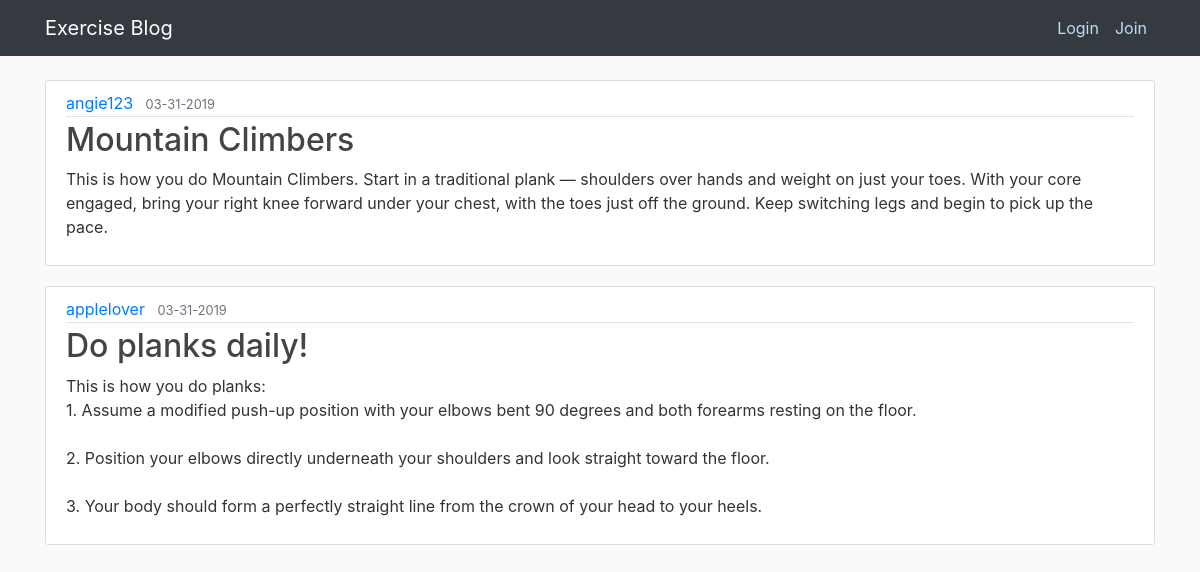
Page /home on the earlier database version.
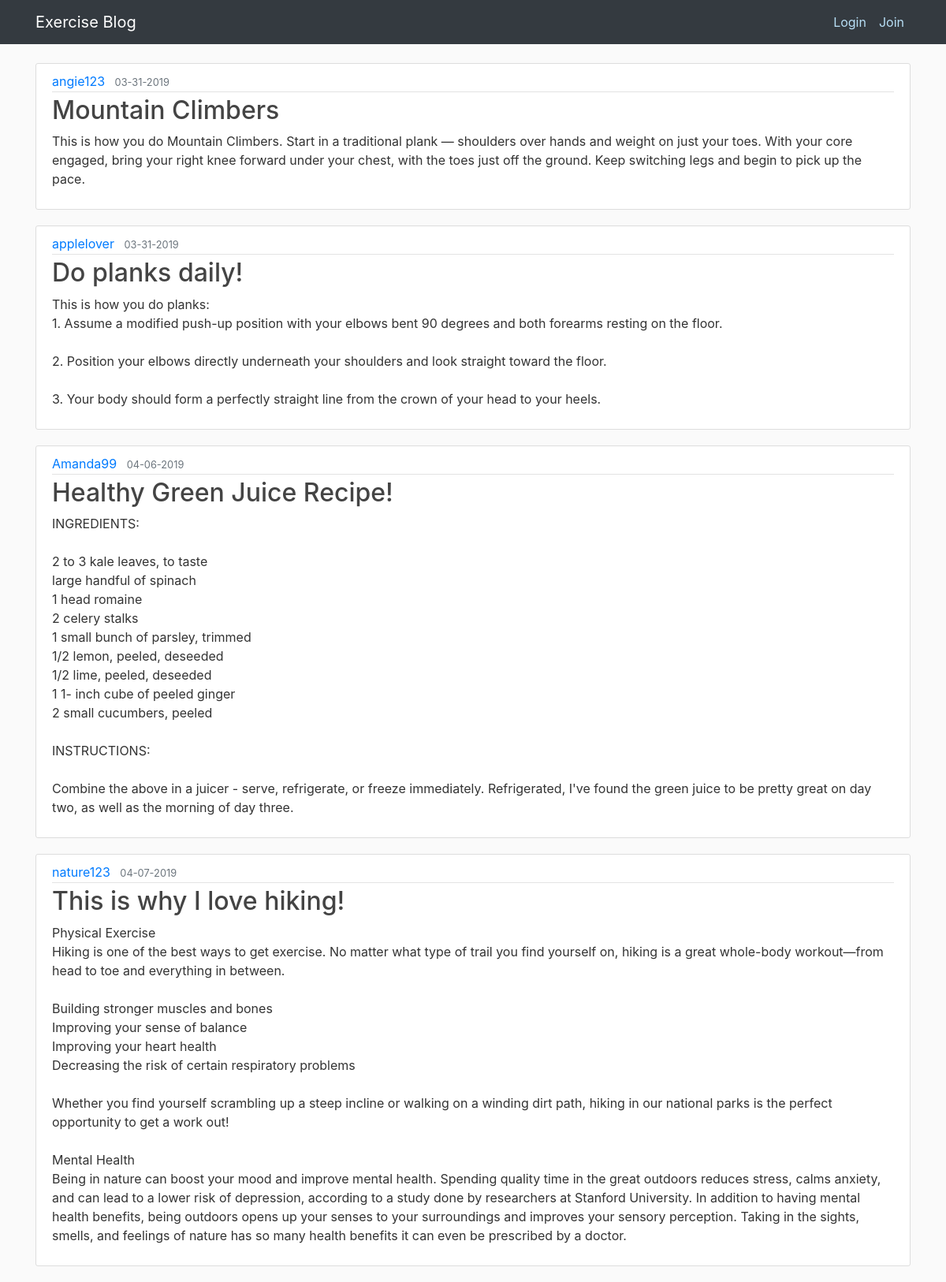
Same page on the later database version.
### flaskblog/models.py (models this page shows, shortened)
class Post(db.Model):
    id = db.Column(db.Integer, primary_key=True)
    title = db.Column(db.String(100), nullable=False)
    date_posted = db.Column(db.DateTime, nullable=False, default=datetime.utcnow)
    content = db.Column(db.Text, nullable=False)
    user_id = db.Column(db.Integer, db.ForeignKey('user.id'), nullable=False)

class User(db.Model, UserMixin):
	id = db.Column(db.Integer, primary_key=True)
	username = db.Column(db.String(20), unique=True, nullable=False)
	email = db.Column(db.String(80), unique=True, nullable=False)
	password = db.Column(db.String(20), nullable=False)
	posts = db.relationship('Post', backref='author', lazy=True)

### flaskblog/routes.py (the view)
@app.route("/")
@app.route("/home")
def home():
	posts = Post.query.all()
	return render_template ('home.html', posts=posts)

### flaskblog/templates/home.html
{% extends "layout.html" %}
{% block content %}
	{% for post in posts %}
	<article class="media content-section">
	  <div class="media-body">
	    <div class="article-metadata">
	      <a class="mr-2" href="#">{{ post.author.username }}</a>
	      <small class="text-muted">{{ post.date_posted.strftime('%m-%d-%Y') }}</small>
	    </div>
	    <h2><a class="article-title" href="#">{{ post.title }}</a></h2>
	    <p class="article-content">{{ post.content }}</p>
	  </div>
	</article>
	{% endfor %}
{% endblock content %}

### flaskblog/templates/layout.html (shortened to what this page needs)
<!DOCTYPE html>
<html>
<head>
    <link rel="stylesheet" href="https://stackpath.bootstrapcdn.com/bootstrap/4.3.1/css/bootstrap.min.css">
    <link rel="stylesheet" type = "text/css" href="{{ url_for('static', filename='main.css') }}">
</head>
<body>
	<header class="site-header">
	  <nav class="navbar navbar-expand-md navbar-dark bg-dark fixed-top">
	    <div class="container">
	      <a class="navbar-brand mr-4" href="/">Exercise Blog</a>
	        <div class="navbar-nav ">
	          {% if current_user.is_authenticated %}
	          	<a class="nav-item nav-link" href="{{ url_for('new_post') }}">Create Post</a>
	          	<a class="nav-item nav-link" href="{{ url_for('account') }}">My Account</a>
	          	<a class="nav-item nav-link" href="{{ url_for('logout') }}">Logout</a>
	          {% else %}
		          <a class="nav-item nav-link" href="{{ url_for('login') }}">Login</a>
		          <a class="nav-item nav-link" href="{{ url_for('register') }}">Join</a>
		      {% endif %}
	        </div>
	    </div>
	  </nav>
	</header>
	<div class ="container">
		{% block content %}{% endblock %}
	</div>
</body>
</html>

### flaskblog/static/main.css (style rules this page uses)
body { background: #fafafa; color: #333333; margin-top: 5rem; }
h1, h2, h3, h4, h5, h6 { color: #444444; }
.site-header .navbar-nav .nav-link { color: #B8DFF6; }
.content-section { background: #ffffff; padding: 10px 20px; border: 1px solid #dddddd; border-radius: 3px; margin-bottom: 20px; }
.article-title { color: #444444; }
.article-content { white-space: pre-line; }
.article-metadata { padding-bottom: 1px; margin-bottom: 4px; border-bottom: 1px solid #e3e3e3 }

Differences in the rows shown:
added Post: author.username "Amanda99", date_posted "04-06-2019", title "Healthy Green Juice Recipe!", content "INGREDIENTS: 2 to 3 kale leaves, to taste large handful of spinach 1 head romaine 2 celery stalks 1 small bunch of parsley, trimmed 1/2 lemon, peeled, deseeded 1/2 lime, peeled, deseeded 1 1- inch cube of peeled ginger 2 small cucumbers, peeled INSTRUCTIONS: Combine the above in a juicer - serve, refrigerate, or freeze immediately. Refrigerated, I've found the green juice to be pretty great on day two, as well as the morning of day three."
added Post: author.username "nature123", date_posted "04-07-2019", title "This is why I love hiking!", content "Physical Exercise Hiking is one of the best ways to get exercise. No matter what type of trail you find yourself on, hiking is a great whole-body workout—from head to toe and everything in between. Building stronger muscles and bones Improving your sense of balance Improving your heart health Decreasing the risk of certain respiratory problems Whether you find yourself scrambling up a steep incline or walking on a winding dirt path, hiking in our national parks is the perfect opportunity to get a work out! Mental Health Being in nature can boost your mood and improve mental health. Spending quality time in the great outdoors reduces stress, calms anxiety, and can lead to a lower risk of…"
